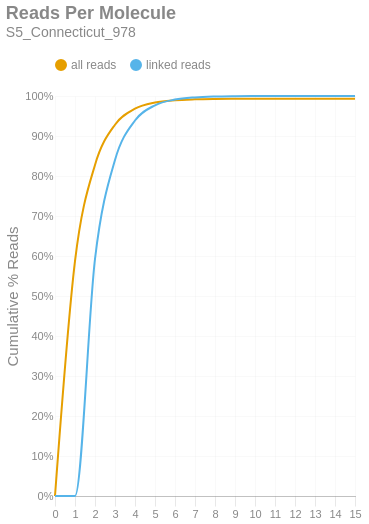

Here is the notebook cell this chart was saved with:
### Markdown cell above
### Reads per Molecule
This chart shows the cumulative distribution of the number of reads per linked molecule. That is, how many alignments are associated with a unique molecule. This excludes the number of reads associated with invalid or absent linked-read barcodes. The `linked` histogram is the percentages recalculated when disregarding singletons.

### Code cell
if SKIPLR:
    print_html(f"Skipped")
else:
    counts = np.bincount(valids['reads'].cast(pl.Int64).to_numpy())
    weighted = counts * np.arange(len(counts))
    all_perc = weighted / n_reads
    linked_perc = weighted / n_linked_reads
    linked_perc[1] = 0
    binned_df = pl.DataFrame({
        'readsper': list(range(len(counts))),
        'all reads (cumsum)': np.cumsum(all_perc).tolist(),
        'linked reads (cumsum)': np.cumsum(linked_perc).tolist(),
    })

    with SafeRender(binned_df):
        (
            density_plot(binned_df, 'Reads Per Molecule', samplename, 'readspmol')
            .encode(
                x=alt.X('readsper:O', title=None).axis(labelAngle=0).scale(padding=0),
                y=alt.Y('value:Q', title='Cumulative % Reads').axis(format='%').stack(False),
                color=alt.Color("key:N").scale(domain=["all reads", "linked reads"]),
                tooltip=[
                    alt.Tooltip("key:N", title="Data Type"),
                    alt.Tooltip("readsper:O", title="Reads Per Molecule"),
                    alt.Tooltip("value:Q", format=".2%", title="% Reads (Cum.)")
                ]            
            )
        ).display()

### Figure 1 — Vega-Lite specification as saved in the notebook (floating-point values rounded to 4 significant figures)
{"width": "container", "height": 400, "config": {"title": {"anchor": "start", "dy": -15, "fontSize": 18, "color": "#888888", "subtitleColor": "#888888", "subtitleFontSize": 14}, "arc": {"fill": "#0072B2"}, "axis": {"domainColor": "#888888", "domainWidth": 0.5, "gridWidth": 0.2, "grid": false, "titleFontWeight": 400, "titleFontSize": 15, "labelFontSize": 11, "labelColor": "#888888", "tickColor": "#888888", "tickWidth": 0.2, "titleColor": "#888888"}, "axisBand": {"grid": false}, "axisX": {"grid": true, "tickSize": 10, "domainCap": "round"}, "axisY": {"domain": false, "grid": true, "tickSize": 0, "domainCap": "round"}, "background": "transparent", "header": {"labelFontSize": 15, "labelColor": "#888888", "titleFontSize": 15, "titleFontWeight": 600, "titleColor": "#888888"}, "legend": {"labelFont": "sans-serif", "labelFontSize": 12, "labelColor": "#888888", "symbolSize": 100, "symbolType": "circle", "titleFontSize": 12, "titlePadding": 10, "titleColor": "#888888", "title": null, "orient": "top"}, "range": {"category": ["#E69F00", "#56B4E9", "#009E73", "#F0E442", "#0072B2", "#D55E00", "#CC79A7", "#000000"], "diverging": ["#cfe8f3", "#a2d4ec", "#73bfe2", "#46abdb", "#1696d2", "#12719e"]}, "area": {"fill": "#0072B2", "fillOpacity": 0.7, "line": true, "strokeOpacity": 0.7}, "line": {"color": "#0072B2", "stroke": "#0072B2", "strokeWidth": 2}, "trail": {"color": "#0072B2", "stroke": "#0072B2", "strokeWidth": 0, "size": 1}, "point": {"filled": true, "fillOpacity": 1.0, "size": 95}, "text": {"color": "#888888", "fontSize": 11, "align": "right", "fontWeight": 400, "size": 11}, "bar": {"fill": "#0072B2", "stroke": null}, "view": {"stroke": null, "continuousWidth": 660, "continuousHeight": 400}}, "data": {"name": "data-b70b6b2ec6116b6c2e2d671f20df2713"}, "mark": {"type": "line", "interpolate": "monotone", "point": {"opacity": 0, "size": 275}}, "encoding": {"color": {"field": "key", "scale": {"domain": ["all reads", "linked reads"]}, "type": "nominal"}, "tooltip": [{"field": "key", "title": "Data Type", "type": "nominal"}, {"field": "readsper", "title": "Reads Per Molecule", "type": "ordinal"}, {"field": "value", "format": ".2%", "title": "% Reads (Cum.)", "type": "quantitative"}], "x": {"axis": {"labelAngle": 0}, "field": "readsper", "scale": {"padding": 0}, "title": null, "type": "ordinal"}, "y": {"axis": {"format": "%"}, "field": "value", "stack": false, "title": "Cumulative % Reads", "type": "quantitative"}}, "params": [{"name": "param_c36ac31b6afebe62", "select": {"type": "point", "fields": ["key"]}, "bind": "legend"}], "title": {"text": "Reads Per Molecule", "subtitle": "S5_Connecticut_978"}, "transform": [{"fold": ["all reads (cumsum)", "linked reads (cumsum)"]}, {"calculate": "replace(datum.key, ' (cumsum)', '')", "as": "key"}, {"filter": {"param": "param_c36ac31b6afebe62"}}], "usermeta": {"embedOptions": {"downloadFileName": "S5_Connecticut_978.readspmol"}}, "$schema": "https://vega.github.io/schema/vega-lite/v6.1.0.json", "datasets": {"data-b70b6b2ec6116b6c2e2d671f20df2713": [{"readsper": 0, "all reads (cumsum)": 0.0, "linked reads (cumsum)": 0.0}, {"readsper": 1, "all reads (cumsum)": 0.5871, "linked reads (cumsum)": 0.0}, {"readsper": 2, "all reads (cumsum)": 0.8277, "linked reads (cumsum)": 0.5925}, {"readsper": 3, "all reads (cumsum)": 0.9282, "linked reads (cumsum)": 0.8401}, {"readsper": 4, "all reads (cumsum)": 0.9683, "linked reads (cumsum)": 0.9388}, {"readsper": 5, "all reads (cumsum)": 0.9837, "linked reads (cumsum)": 0.9768}, {"readsper": 6, "all reads (cumsum)": 0.9895, "linked reads (cumsum)": 0.991}, {"readsper": 7, "all reads (cumsum)": 0.9917, "linked reads (cumsum)": 0.9965}, {"readsper": 8, "all reads (cumsum)": 0.9926, "linked reads (cumsum)": 0.9987}, {"readsper": 9, "all reads (cumsum)": 0.9929, "linked reads (cumsum)": 0.9995}, {"readsper": 10, "all reads (cumsum)": 0.993, "linked reads (cumsum)": 0.9998}, {"readsper": 11, "all reads (cumsum)": 0.9931, "linked reads (cumsum)": 0.9999}, {"readsper": 12, "all reads (cumsum)": 0.9931, "linked reads (cumsum)": 1.0}, {"readsper": 13, "all reads (cumsum)": 0.9931, "linked reads (cumsum)": 1.0}, {"readsper": 14, "all reads (cumsum)": 0.9931, "linked reads (cumsum)": 1.0}, {"readsper": 15, "all reads (cumsum)": 0.9931, "linked reads (cumsum)": 1.0}]}}
